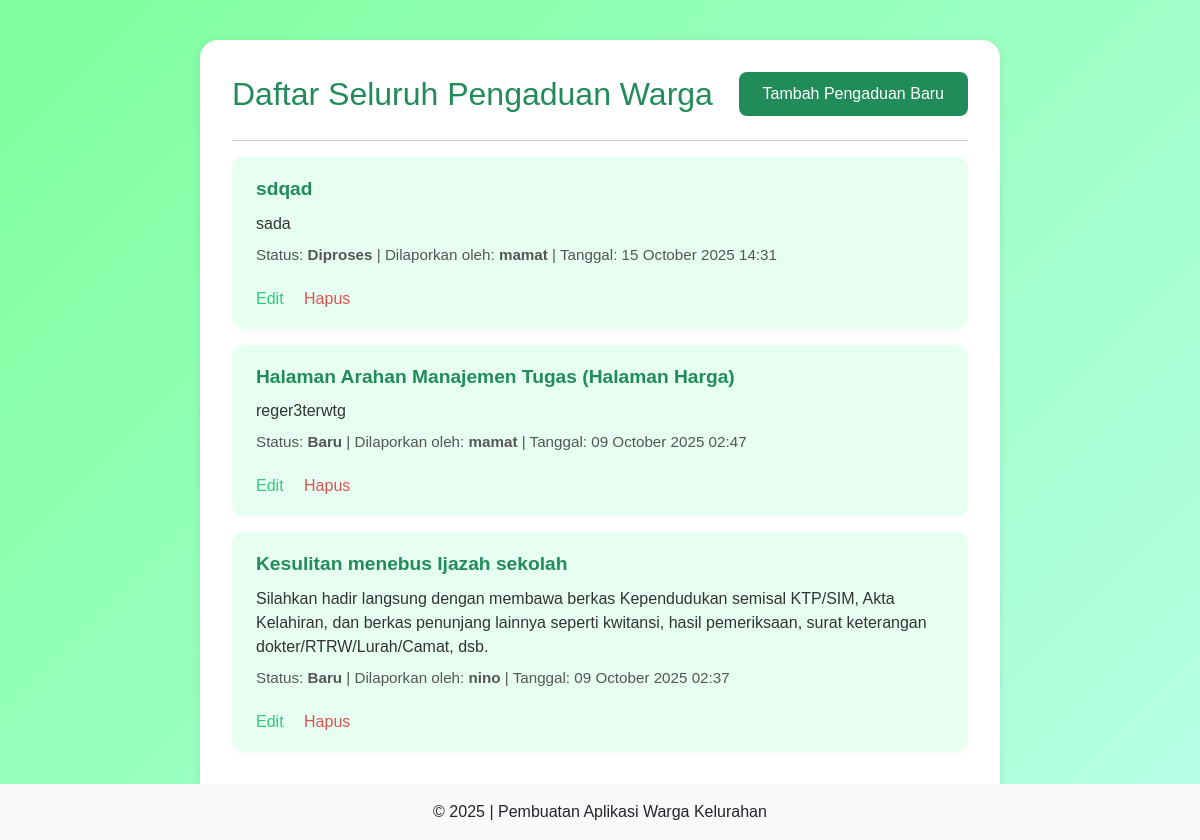
The page /warga/pengaduan/ on the database its author committed.
### warga/models.py (models this page shows, shortened)
class Pengaduan(models.Model):
    STATUS_CHOICES = [
        ('BARU', 'Baru'),
        ('DIPROSES', 'Diproses'),
        ('SELESAI', 'Selesai'),
    ]
    judul = models.CharField(
        max_length=200,
        verbose_name="Judul Pengaduan"
    )
    isi = models.TextField(
        verbose_name="Isi Pengaduan"
    )
    status = models.CharField(max_length=10, choices=STATUS_CHOICES, default='BARU')
    tanggal_pengaduan = models.DateTimeField(
        auto_now_add=True
    )
    pelapor = models.ForeignKey(Warga, on_delete=models.CASCADE, related_name='pengaduan')

class Warga(models.Model):
    nik = models.CharField(max_length=16, unique=True, verbose_name="Nomor Induk Kependudukan")
    nama_lengkap = models.CharField(max_length=100, verbose_name="Nama Lengkap")
    alamat = models.TextField(verbose_name="Alamat Tinggal")
    no_telepon = models.CharField(max_length=15, blank=True, verbose_name="Nomor Telepon")
    tanggal_registrasi = models.DateTimeField(auto_now_add=True)

### warga/views.py (the view)
# urls.py: path('pengaduan/', PengaduanListView.as_view(), name='pengaduan-list'),
class PengaduanListView(ListView):
    model = Pengaduan
    template_name = 'warga/pengaduan_list.html'
    context_object_name = 'daftar_pengaduan'
    ordering = ['-tanggal_pengaduan']

### warga/templates/warga/pengaduan_list.html (shortened to what this page needs)
{% extends 'warga/base.html' %}
{% block content %}
    <div class="aduan-container">
        <div class="aduan-header">
            <h1>Daftar Seluruh Pengaduan Warga</h1>
            <a href="{% url 'pengaduan-tambah' %}">Tambah Pengaduan Baru</a>
        </div>
        <hr>
        <div class="aduan-list">
            {% if daftar_pengaduan %}
                {% for aduan in daftar_pengaduan %}
                    <div class="aduan-card">
                        <div class="aduan-title">{{ aduan.judul }}</div>
                        <div class="aduan-desc">{{ aduan.isi }}</div>
                        <div class="aduan-meta">
                            Status: <strong>{{ aduan.get_status_display }}</strong> |
                            Dilaporkan oleh: <strong>{{ aduan.pelapor.nama_lengkap }}</strong> |
                            Tanggal: {{ aduan.tanggal_pengaduan|date:"d F Y H:i" }}
                        </div>
                        <div class="aduan-actions">
                            <a href="{% url 'pengaduan-edit' aduan.pk %}">Edit</a>
                            <a href="{% url 'pengaduan-hapus' aduan.pk %}" class="delete">Hapus</a>
                        </div>
                    </div>
                {% endfor %}
            {% else %}
                <div class="alert-info">
                    Belum ada pengaduan yang dibuat oleh warga manapun.
                </div>
            {% endif %}
        </div>
    </div>
{% endblock %}

### warga/templates/warga/pengaduan_list.html (style rules this page uses)
body { background: linear-gradient(135deg, #7fff9d 0%, #b7ffe7 100%); min-height: 100vh; font-family: 'Poppins', Arial, sans-serif; }
.aduan-container { max-width: 800px; margin: 40px auto; padding: 32px; background: #fff; border-radius: 18px; box-shadow: 0 2px 12px rgba(0,0,0,0.08); }
.aduan-header { display: flex; align-items: center; justify-content: space-between; margin-bottom: 24px; }
.aduan-header h1 { color: #218c5a; margin: 0; font-size: 2rem; }
.aduan-header a { background: #218c5a; color: #fff; padding: 10px 24px; border-radius: 8px; text-decoration: none; font-weight: 500; }
.aduan-list { margin-top: 16px; }
.aduan-card { background: #e6fff2; border-radius: 12px; padding: 18px 24px; margin-bottom: 16px; box-shadow: 0 1px 6px rgba(0,0,0,0.04); display: flex; flex-direction: column; }
.aduan-title { font-size: 1.2rem; font-weight: 600; color: #218c5a; margin-bottom: 8px; }
.aduan-desc { color: #333; margin-bottom: 8px; }
.aduan-meta { color: #555; font-size: 0.95rem; margin-bottom: 12px; }
.aduan-actions { margin-top: 8px; }
.aduan-actions a { margin-right: 16px; color: #34c77b; font-weight: 500; text-decoration: none; }
.aduan-actions a.delete { color: #d9534f; }

### rows shown on the page
Pengaduan: judul "sdqad", isi "sada", status "Diproses", pelapor.nama_lengkap "mamat", tanggal_pengaduan "15 October 2025 14:31"
Pengaduan: judul "Halaman Arahan Manajemen Tugas (Halaman Harga)", isi "reger3terwtg", status "Baru", pelapor.nama_lengkap "mamat", tanggal_pengaduan "09 October 2025 02:47"
Pengaduan: judul "Kesulitan menebus Ijazah sekolah", isi "Silahkan hadir langsung dengan membawa berkas Kependudukan semisal KTP/SIM, Akta Kelahiran, dan berkas penunjang lainnya seperti kwitansi, hasil pemeriksaan, surat keterangan dokter/RTRW/Lurah/Camat, dsb.", status "Baru", pelapor.nama_lengkap "nino", tanggal_pengaduan "09 October 2025 02:37"
